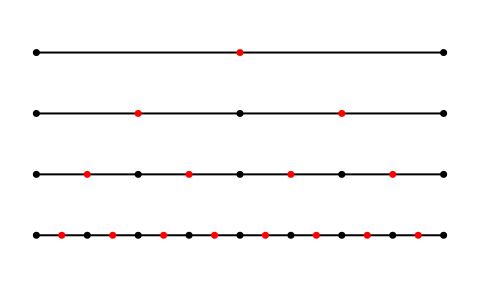

Here is the Julia script that generated this plot:
using CairoMakie

fig = Figure(resolution=(480,300))
ax = Axis(fig[1,1])
z = 1;
for n = 1:4
	x = range(0,1,length=2^n+1)
	y = fill(z,2^n+1)
	lines!([0,1],[z,z],color=:black,linewidth=2)
	scatter!(x[1:2:end],y[1:2:end],color=:black,markersize=7)
	scatter!(x[2:2:end],y[2:2:end],color=:red,markersize=7)
	z -= 0.25
end
limits!(-0.05,1.05,0.05,1.15)
ax.xticks = range(0,1,length=5)
ax.xtickformat = ""
hidespines!(ax)
hidedecorations!(ax)
fig
save("node-doubling.pdf",fig)
# save("node-doubling.svg",fig)